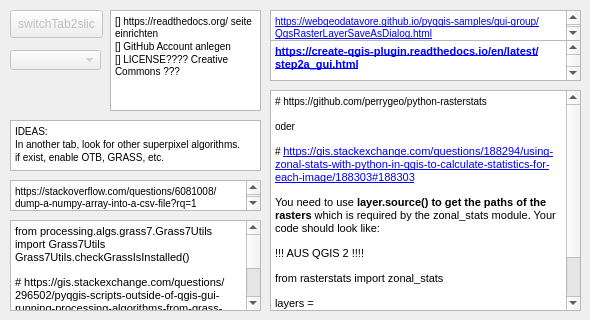
    <widget class="QWidget" name="tab_2">
     <attribute name="title">
      <string>Code Experimente</string>
     </attribute>
     <widget class="QPushButton" name="pb_switchTab">
      <property name="enabled">
       <bool>false</bool>
      </property>
      <property name="geometry">
       <rect>
        <x>10</x>
        <y>10</y>
        <width>93</width>
        <height>28</height>
       </rect>
      </property>
      <property name="text">
       <string>switchTab2slic</string>
      </property>
     </widget>
     <widget class="QTextEdit" name="textEdit_5">
      <property name="geometry">
       <rect>
        <x>10</x>
        <y>120</y>
        <width>251</width>
        <height>51</height>
       </rect>
      </property>
      <property name="html">
       <string>&lt;!DOCTYPE HTML PUBLIC &quot;-//W3C//DTD HTML 4.0//EN&quot; &quot;http://www.w3.org/TR/REC-html40/strict.dtd&quot;&gt;
&lt;html&gt;&lt;head&gt;&lt;meta name=&quot;qrichtext&quot; content=&quot;1&quot; /&gt;&lt;style type=&quot;text/css&quot;&gt;
p, li { white-space: pre-wrap; }
&lt;/style&gt;&lt;/head&gt;&lt;body style=&quot; font-family:'MS Shell Dlg 2'; font-size:7.8pt; font-weight:400; font-style:normal;&quot;&gt;
&lt;p style=&quot; margin-top:0px; margin-bottom:0px; margin-left:0px; margin-right:0px; -qt-block-indent:0; text-indent:0px;&quot;&gt;IDEAS:&lt;/p&gt;
&lt;p style=&quot; margin-top:0px; margin-bottom:0px; margin-left:0px; margin-right:0px; -qt-block-indent:0; text-indent:0px;&quot;&gt;In another tab, look for other superpixel algorithms.&lt;/p&gt;
&lt;p style=&quot; margin-top:0px; margin-bottom:0px; margin-left:0px; margin-right:0px; -qt-block-indent:0; text-indent:0px;&quot;&gt;if exist, enable OTB, GRASS, etc.&lt;/p&gt;&lt;/body&gt;&lt;/html&gt;</string>
      </property>
     </widget>
     <widget class="QTextEdit" name="textEdit_11">
      <property name="geometry">
       <rect>
        <x>270</x>
        <y>40</y>
        <width>311</width>
        <height>41</height>
       </rect>
      </property>
      <property name="html">
       <string>&lt;!DOCTYPE HTML PUBLIC &quot;-//W3C//DTD HTML 4.0//EN&quot; &quot;http://www.w3.org/TR/REC-html40/strict.dtd&quot;&gt;
&lt;html&gt;&lt;head&gt;&lt;meta name=&quot;qrichtext&quot; content=&quot;1&quot; /&gt;&lt;style type=&quot;text/css&quot;&gt;
p, li { white-space: pre-wrap; }
&lt;/style&gt;&lt;/head&gt;&lt;body style=&quot; font-family:'MS Shell Dlg 2'; font-size:7.8pt; font-weight:400; font-style:normal;&quot;&gt;
&lt;p style=&quot; margin-top:0px; margin-bottom:0px; margin-left:0px; margin-right:0px; -qt-block-indent:0; text-indent:0px;&quot;&gt;&lt;a href=&quot;https://create-qgis-plugin.readthedocs.io/en/latest/step2a_gui.html&quot;&gt;&lt;span style=&quot; font-size:8pt; font-weight:600; text-decoration: underline; color:#0000ff;&quot;&gt;https://create-qgis-plugin.readthedocs.io/en/latest/step2a_gui.html&lt;/span&gt;&lt;/a&gt;&lt;/p&gt;
&lt;p style=&quot;-qt-paragraph-type:empty; margin-top:0px; margin-bottom:0px; margin-left:0px; margin-right:0px; -qt-block-indent:0; text-indent:0px; font-size:8pt; text-decoration: underline; color:#0000ff;&quot;&gt;&lt;br /&gt;&lt;/p&gt;&lt;/body&gt;&lt;/html&gt;</string>
      </property>
     </widget>
     <widget class="QTextEdit" name="textEdit_10">
      <property name="geometry">
       <rect>
        <x>270</x>
        <y>10</y>
        <width>311</width>
        <height>31</height>
       </rect>
      </property>
      <property name="html">
       <string>&lt;!DOCTYPE HTML PUBLIC &quot;-//W3C//DTD HTML 4.0//EN&quot; &quot;http://www.w3.org/TR/REC-html40/strict.dtd&quot;&gt;
&lt;html&gt;&lt;head&gt;&lt;meta name=&quot;qrichtext&quot; content=&quot;1&quot; /&gt;&lt;style type=&quot;text/css&quot;&gt;
p, li { white-space: pre-wrap; }
&lt;/style&gt;&lt;/head&gt;&lt;body style=&quot; font-family:'MS Shell Dlg 2'; font-size:7.8pt; font-weight:400; font-style:normal;&quot;&gt;
&lt;p style=&quot; margin-top:0px; margin-bottom:0px; margin-left:0px; margin-right:0px; -qt-block-indent:0; text-indent:0px;&quot;&gt;&lt;a href=&quot;https://webgeodatavore.github.io/pyqgis-samples/gui-group/QgsRasterLayerSaveAsDialog.html&quot;&gt;&lt;span style=&quot; text-decoration: underline; color:#0000ff;&quot;&gt;https://webgeodatavore.github.io/pyqgis-samples/gui-group/QgsRasterLayerSaveAsDialog.html&lt;/span&gt;&lt;/a&gt;&lt;/p&gt;&lt;/body&gt;&lt;/html&gt;</string>
      </property>
     </widget>
     <widget class="QTextEdit" name="textEdit_9">
      <property name="geometry">
       <rect>
        <x>110</x>
        <y>10</y>
        <width>151</width>
        <height>101</height>
       </rect>
      </property>
      <property name="html">
       <string>&lt;!DOCTYPE HTML PUBLIC &quot;-//W3C//DTD HTML 4.0//EN&quot; &quot;http://www.w3.org/TR/REC-html40/strict.dtd&quot;&gt;
&lt;html&gt;&lt;head&gt;&lt;meta name=&quot;qrichtext&quot; content=&quot;1&quot; /&gt;&lt;style type=&quot;text/css&quot;&gt;
p, li { white-space: pre-wrap; }
&lt;/style&gt;&lt;/head&gt;&lt;body style=&quot; font-family:'MS Shell Dlg 2'; font-size:7.8pt; font-weight:400; font-style:normal;&quot;&gt;
&lt;p style=&quot; margin-top:0px; margin-bottom:0px; margin-left:0px; margin-right:0px; -qt-block-indent:0; text-indent:0px;&quot;&gt;[] https://readthedocs.org/ seite einrichten&lt;/p&gt;
&lt;p style=&quot; margin-top:0px; margin-bottom:0px; margin-left:0px; margin-right:0px; -qt-block-indent:0; text-indent:0px;&quot;&gt;[] GitHub Account anlegen&lt;/p&gt;
&lt;p style=&quot; margin-top:0px; margin-bottom:0px; margin-left:0px; margin-right:0px; -qt-block-indent:0; text-indent:0px;&quot;&gt;[] LICENSE???? Creative Commons ???&lt;/p&gt;&lt;/body&gt;&lt;/html&gt;</string>
      </property>
     </widget>
     <widget class="QTextEdit" name="textEdit">
      <property name="geometry">
       <rect>
        <x>270</x>
        <y>90</y>
        <width>311</width>
        <height>221</height>
       </rect>
      </property>
      <property name="html">
       <string>&lt;!DOCTYPE HTML PUBLIC &quot;-//W3C//DTD HTML 4.0//EN&quot; &quot;http://www.w3.org/TR/REC-html40/strict.dtd&quot;&gt;
&lt;html&gt;&lt;head&gt;&lt;meta name=&quot;qrichtext&quot; content=&quot;1&quot; /&gt;&lt;style type=&quot;text/css&quot;&gt;
p, li { white-space: pre-wrap; }
&lt;/style&gt;&lt;/head&gt;&lt;body style=&quot; font-family:'MS Shell Dlg 2'; font-size:7.8pt; font-weight:400; font-style:normal;&quot;&gt;
&lt;p style=&quot; margin-top:12px; margin-bottom:12px; margin-left:0px; margin-right:0px; -qt-block-indent:0; text-indent:0px;&quot;&gt;# https://github.com/perrygeo/python-rasterstats&lt;/p&gt;
&lt;p style=&quot; margin-top:12px; margin-bottom:12px; margin-left:0px; margin-right:0px; -qt-block-indent:0; text-indent:0px;&quot;&gt;oder&lt;/p&gt;
&lt;p style=&quot; margin-top:12px; margin-bottom:12px; margin-left:0px; margin-right:0px; -qt-block-indent:0; text-indent:0px;&quot;&gt;# &lt;a href=&quot;https://gis.stackexchange.com/questions/188294/using-zonal-stats-with-python-in-qgis-to-calculate-statistics-for-each-image/188303#188303&quot;&gt;&lt;span style=&quot; font-size:8pt; text-decoration: underline; color:#0000ff;&quot;&gt;https://gis.stackexchange.com/questions/188294/using-zonal-stats-with-python-in-qgis-to-calculate-statistics-for-each-image/188303#188303&lt;/span&gt;&lt;/a&gt;&lt;/p&gt;
&lt;p style=&quot; margin-top:12px; margin-bottom:12px; margin-left:0px; margin-right:0px; -qt-block-indent:0; text-indent:0px;&quot;&gt;&lt;span style=&quot; font-size:8pt;&quot;&gt;You need to use &lt;/span&gt;&lt;span style=&quot; font-family:'Courier New'; font-size:8pt; font-weight:600;&quot;&gt;layer.source()&lt;/span&gt;&lt;span style=&quot; font-size:8pt; font-weight:600;&quot;&gt; to get the paths of the rasters&lt;/span&gt;&lt;span style=&quot; font-size:8pt;&quot;&gt; which is required by the &lt;/span&gt;&lt;span style=&quot; font-family:'Courier New'; font-size:8pt;&quot;&gt;zonal_stats&lt;/span&gt;&lt;span style=&quot; font-size:8pt;&quot;&gt; module. Your code should look like: &lt;/span&gt;&lt;/p&gt;
&lt;p style=&quot; margin-top:12px; margin-bottom:12px; margin-left:0px; margin-right:0px; -qt-block-indent:0; text-indent:0px;&quot;&gt;&lt;span style=&quot; font-size:8pt;&quot;&gt;!!! AUS QGIS 2 !!!!&lt;/span&gt;&lt;/p&gt;
&lt;p style=&quot; margin-top:0px; margin-bottom:12px; margin-left:0px; margin-right:0px; -qt-block-indent:0; text-indent:0px;&quot;&gt;&lt;span style=&quot; font-family:'Courier New'; font-size:8pt;&quot;&gt;from rasterstats import zonal_stats        &lt;/span&gt;&lt;/p&gt;
&lt;p style=&quot; margin-top:0px; margin-bottom:0px; margin-left:0px; margin-right:0px; -qt-block-indent:0; text-indent:0px;&quot;&gt;&lt;span style=&quot; font-family:'Courier New'; font-size:8pt;&quot;&gt;layers = QgsMapLayerRegistry.instance().mapLayers().values()&lt;/span&gt;&lt;/p&gt;
&lt;p style=&quot; margin-top:0px; margin-bottom:0px; margin-left:0px; margin-right:0px; -qt-block-indent:0; text-indent:0px;&quot;&gt;&lt;span style=&quot; font-family:'Courier New'; font-size:8pt;&quot;&gt;for layer in layers:&lt;/span&gt;&lt;/p&gt;
&lt;p style=&quot; margin-top:0px; margin-bottom:12px; margin-left:0px; margin-right:0px; -qt-block-indent:0; text-indent:0px;&quot;&gt;&lt;span style=&quot; font-family:'Courier New'; font-size:8pt;&quot;&gt;    stats = zonal_stats(&amp;quot;/home/myshape.shp&amp;quot;, layer.source())&lt;/span&gt;&lt;/p&gt;&lt;/body&gt;&lt;/html&gt;</string>
      </property>
     </widget>
     <widget class="QTextEdit" name="textEdit_15">
      <property name="geometry">
       <rect>
        <x>10</x>
        <y>180</y>
        <width>251</width>
        <height>31</height>
       </rect>
      </property>
      <property name="html">
       <string>&lt;!DOCTYPE HTML PUBLIC &quot;-//W3C//DTD HTML 4.0//EN&quot; &quot;http://www.w3.org/TR/REC-html40/strict.dtd&quot;&gt;
&lt;html&gt;&lt;head&gt;&lt;meta name=&quot;qrichtext&quot; content=&quot;1&quot; /&gt;&lt;style type=&quot;text/css&quot;&gt;
p, li { white-space: pre-wrap; }
&lt;/style&gt;&lt;/head&gt;&lt;body style=&quot; font-family:'MS Shell Dlg 2'; font-size:7.8pt; font-weight:400; font-style:normal;&quot;&gt;
&lt;p style=&quot; margin-top:0px; margin-bottom:0px; margin-left:0px; margin-right:0px; -qt-block-indent:0; text-indent:0px;&quot;&gt;https://stackoverflow.com/questions/6081008/dump-a-numpy-array-into-a-csv-file?rq=1&lt;/p&gt;&lt;/body&gt;&lt;/html&gt;</string>
      </property>
     </widget>
     <widget class="QComboBox" name="cb_inRaster_old">
      <property name="enabled">
       <bool>false</bool>
      </property>
      <property name="geometry">
       <rect>
        <x>10</x>
        <y>50</y>
        <width>91</width>
        <height>20</height>
       </rect>
      </property>
      <property name="acceptDrops">
       <bool>true</bool>
      </property>
     </widget>
     <widget class="QTextEdit" name="textEdit_19">
      <property name="geometry">
       <rect>
        <x>10</x>
        <y>220</y>
        <width>251</width>
        <height>91</height>
       </rect>
      </property>
      <property name="html">
       <string>&lt;!DOCTYPE HTML PUBLIC &quot;-//W3C//DTD HTML 4.0//EN&quot; &quot;http://www.w3.org/TR/REC-html40/strict.dtd&quot;&gt;
&lt;html&gt;&lt;head&gt;&lt;meta name=&quot;qrichtext&quot; content=&quot;1&quot; /&gt;&lt;style type=&quot;text/css&quot;&gt;
p, li { white-space: pre-wrap; }
&lt;/style&gt;&lt;/head&gt;&lt;body style=&quot; font-family:'MS Shell Dlg 2'; font-size:7.8pt; font-weight:400; font-style:normal;&quot;&gt;
&lt;p style=&quot; margin-top:12px; margin-bottom:0px; margin-left:0px; margin-right:0px; -qt-block-indent:0; text-indent:0px;&quot;&gt;&lt;span style=&quot; font-family:'Courier New'; font-size:8pt;&quot;&gt;from processing.algs.grass7.Grass7Utils import Grass7Utils&lt;/span&gt;&lt;/p&gt;
&lt;p style=&quot; margin-top:0px; margin-bottom:12px; margin-left:0px; margin-right:0px; -qt-block-indent:0; text-indent:0px;&quot;&gt;&lt;span style=&quot; font-family:'Courier New'; font-size:8pt;&quot;&gt;Grass7Utils.checkGrassIsInstalled()&lt;/span&gt;&lt;/p&gt;
&lt;p style=&quot; margin-top:0px; margin-bottom:12px; margin-left:0px; margin-right:0px; -qt-block-indent:0; text-indent:0px;&quot;&gt;&lt;span style=&quot; font-family:'Courier New'; font-size:8pt;&quot;&gt;# https://gis.stackexchange.com/questions/296502/pyqgis-scripts-outside-of-qgis-gui-running-processing-algorithms-from-grass-prov&lt;/span&gt;&lt;/p&gt;
&lt;p style=&quot;-qt-paragraph-type:empty; margin-top:0px; margin-bottom:12px; margin-left:0px; margin-right:0px; -qt-block-indent:0; text-indent:0px; font-family:'Courier New'; font-size:8pt;&quot;&gt;&lt;br /&gt;&lt;/p&gt;
&lt;p style=&quot;-qt-paragraph-type:empty; margin-top:0px; margin-bottom:12px; margin-left:0px; margin-right:0px; -qt-block-indent:0; text-indent:0px; font-family:'Courier New'; font-size:8pt;&quot;&gt;&lt;br /&gt;&lt;/p&gt;&lt;/body&gt;&lt;/html&gt;</string>
      </property>
     </widget>
    </widget>
